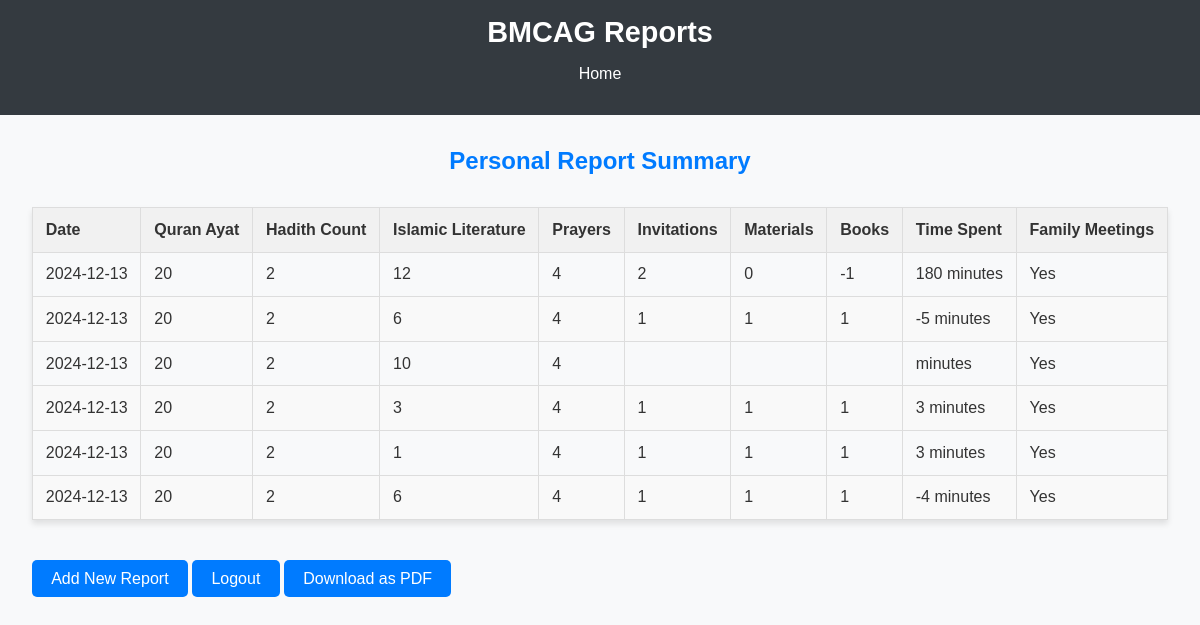
The page /personal/summary (signed in) on the database as committed earlier.
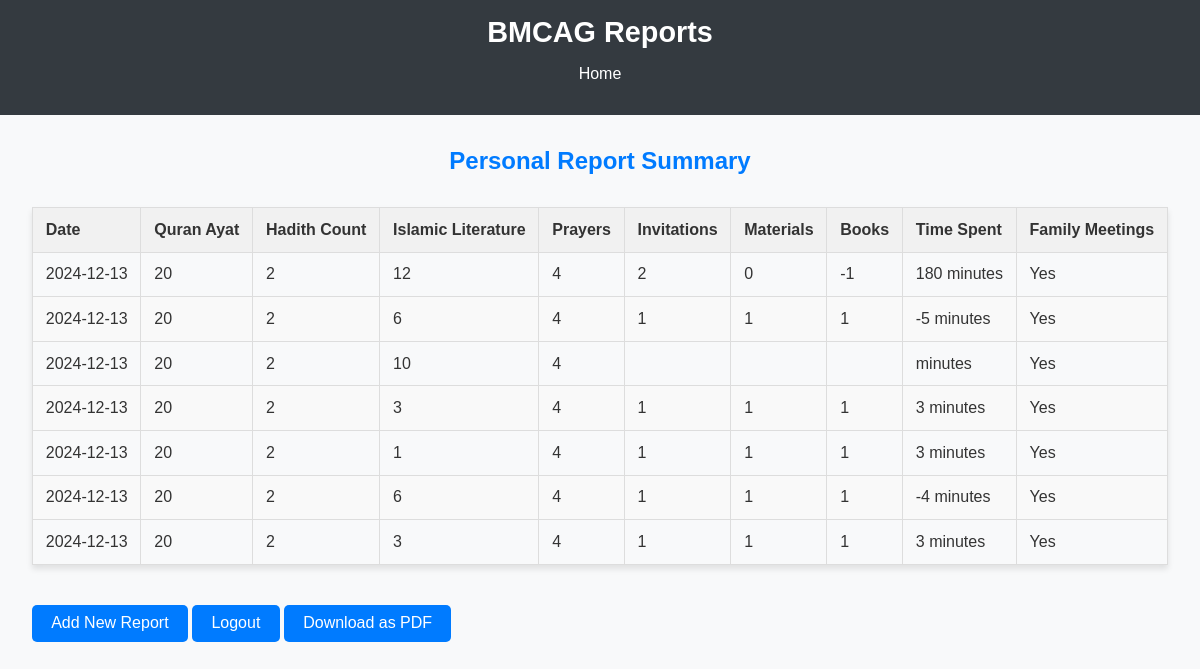
The same page on the database as committed later.
### app.py (models this page shows)
class Report(db.Model):
    id = db.Column(db.Integer, primary_key=True)
    user_id = db.Column(db.Integer, db.ForeignKey('user.id'), nullable=False)
    quran_ayat = db.Column(db.Integer, nullable=False)
    hadith_count = db.Column(db.Integer, nullable=False)
    islamic_literature = db.Column(db.String(255))
    prayers = db.Column(db.Integer, nullable=False)
    invitations = db.Column(db.Integer, nullable=False)
    invitation_materials = db.Column(db.Integer, nullable=False)
    books_distributed = db.Column(db.Integer, nullable=False)
    org_time_spent = db.Column(db.Integer, nullable=False)
    family_meetings = db.Column(db.Boolean, default=False)
    date_posted = db.Column(db.DateTime, default=db.func.current_timestamp())

### app.py (the view)
@app.route('/personal/summary', methods=['GET'])
def P_summary():
    if 'user_id' not in session or session.get('role') != 'personal':
        return redirect(url_for('P_login'))
    user_id = session['user_id']
    reports = Report.query.filter_by(user_id=user_id).all()
    return render_template('personal/summary.html', reports=reports)

### templates/personal/summary.html (shortened to what this page needs)
{% extends "base.html" %}
{% block content %}
<h2>Personal Report Summary</h2>
{% if reports %}
<table>
    <thead>
        <tr>
            <th>Date</th>
            <th>Quran Ayat</th>
            <th>Hadith Count</th>
            <th>Islamic Literature</th>
            <th>Prayers</th>
            <th>Invitations</th>
            <th>Materials</th>
            <th>Books</th>
            <th>Time Spent</th>
            <th>Family Meetings</th>
        </tr>
    </thead>
    <tbody>
        {% for report in reports %}
        <tr>
            <td>{{ report.date_posted.strftime('%Y-%m-%d') }}</td>
            <td>{{ report.quran_ayat }}</td>
            <td>{{ report.hadith_count }}</td>
            <td>{{ report.islamic_literature or 'N/A' }}</td>
            <td>{{ report.prayers }}</td>
            <td>{{ report.invitations }}</td>
            <td>{{ report.invitation_materials }}</td>
            <td>{{ report.books_distributed }}</td>
            <td>{{ report.org_time_spent }} minutes</td>
            <td>{{ 'Yes' if report.family_meetings else 'No' }}</td>
        </tr>
        {% endfor %}
    </tbody>
</table>
{% else %}
<p>No reports available. <a href="{{ url_for('P_form') }}">Add a report</a>.</p>
{% endif %}
<a href="{{ url_for('P_form') }}" class="button">Add New Report</a>
<a href="{{ url_for('logout') }}" class="button">Logout</a>
<a href="{{ url_for('P_summary_pdf') }}" class="button">Download as PDF</a>
{% endblock %}

### templates/base.html (shortened to what this page needs)
<!DOCTYPE html>
<html lang="en">
<head>
    <link rel="stylesheet" href="{{ url_for('static', filename='styles.css') }}">
</head>
<body>
    <header>
        <h1>BMCAG Reports</h1>
        <nav>
            <a href="{{ url_for('home') }}">Home</a>
        </nav>
    </header>
    <main>
        {% block content %}{% endblock %}
    </main>
</body>
</html>

### static/styles.css (style rules this page uses)
body { font-family: Arial, sans-serif; margin: 0; padding: 0; background-color: #f8f9fa; color: #333; }
header { background-color: #343a40; color: white; padding: 1rem; text-align: center; }
header h1 { margin: 0; font-size: 1.8rem; }
nav { margin: 1rem 0; text-align: center; }
nav a { color: white; text-decoration: none; margin: 0 1rem; font-size: 1rem; transition: color 0.3s ease; }
main { padding: 2rem; }
h2 { margin-top: 0; color: #007bff; text-align: center; }
.button { display: inline-block; margin: 0.5rem 0; padding: 0.6rem 1.2rem; text-decoration: none; background-color: #007bff; color: white; border-radius: 5px; border: none; text-align: center; font-size: 1rem; transition: background-color 0.3s ease; }
table { width: 100%; border-collapse: collapse; margin: 2rem 0; font-size: 1rem; box-shadow: 0 4px 6px rgba(0, 0, 0, 0.1); }
table th, table td { border: 1px solid #ddd; padding: 0.8rem; text-align: left; }
table th { background-color: #f1f1f1; color: #333; font-weight: bold; }
table tbody tr:nth-child(even) { background-color: #f9f9f9; }

Rows that differ between the two databases and show on the page:
added Report: date_posted "2024-12-13", quran_ayat "20", hadith_count "2", islamic_literature "3", prayers "4", invitations "1", invitation_materials "1", books_distributed "1", org_time_spent "3", family_meetings "Yes"
